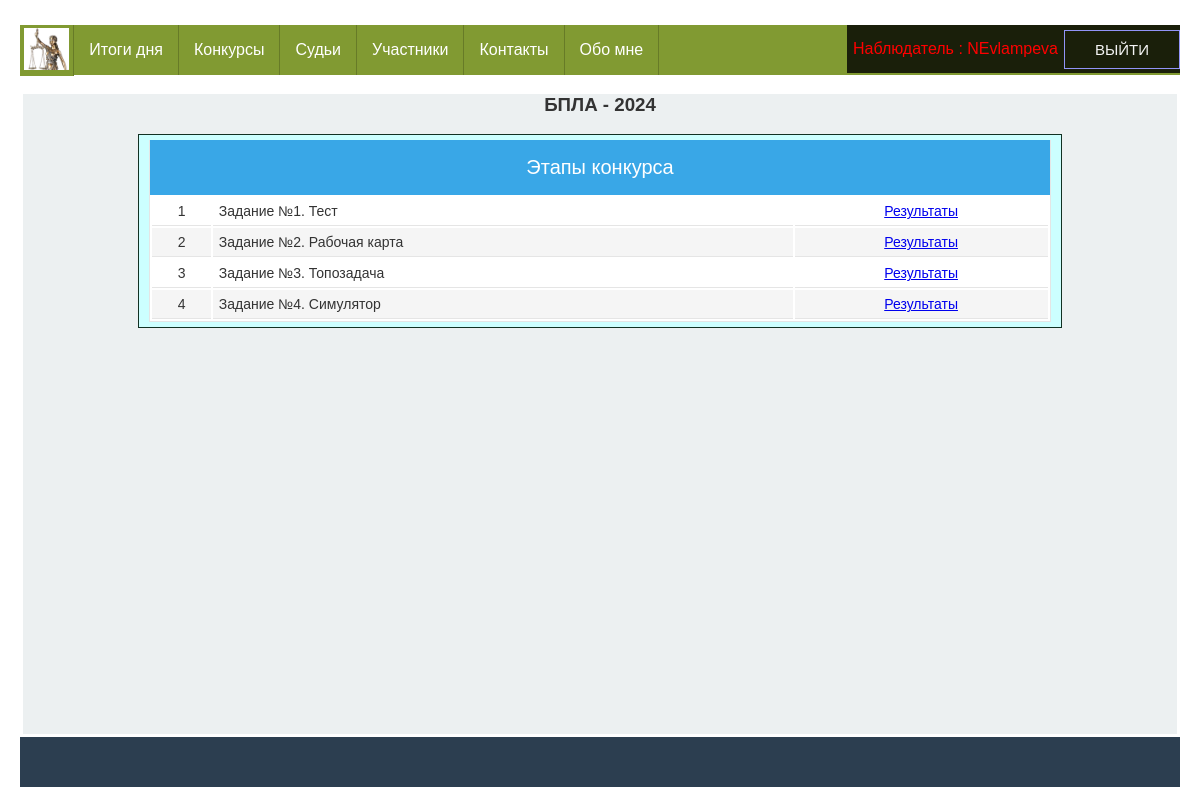
/competitions/view_competition/1/ (signed in), run on the app's committed database.
### app_for_judges/models.py (models this page shows, shortened)
class Judge(models.Model):
    STATUSES = (
        ('M', 'Главный судья'),
        ('J', 'Судья'),
        ('S', 'Секретарь'),
        ('O', 'Наблюдатель'),
    )
    class Meta:
        db_table = 'judges'
        verbose_name = _('Судья')
        verbose_name_plural = _('Судьи')
    user = models.OneToOneField(User, on_delete=models.CASCADE)
    patronymic = models.CharField(_('Отчество'), max_length=25, null=True, blank=True, default=None)
    post = models.CharField(_('Занимаемая должность'), max_length=100,
                            default='Преподаватель ОД (математика, информатика и ИКТ)')
    regalia = models.TextField(_('Заслуги и регалии'), default='Преподаватель высшей категории')
    organization = models.CharField(_('Место работы'), max_length=100, default='Оренбургское ПКУ')
    status = models.CharField(_('Статус на соревнованиях'), max_length=1,
                              choices=STATUSES, default='O')
    competitions = models.ManyToManyField(Competition, blank=True, default='Нет')

### app_for_competitions/models.py (models this page shows, shortened)
class Competition(models.Model):
    class Meta:
        db_table = 'competitions'
        verbose_name = _('Конкурс')  # наименование в админке в единственном числе
        verbose_name_plural = _('Конкурсы')  # наименование в админке во множественном числе
    name = models.CharField(_('Сокращенное название'), max_length=50, unique=True)
    fullname = models.CharField(_('Полное наименование конкурса'), max_length=200,
                                default=None)
    date = models.DateField(_('Дата проведения'),
                            help_text="Дата начала")
    active = models.BooleanField(_('Активен'), default=True)

class CompetitionTask(models.Model):
    class Meta:
        db_table = 'competition_tasks'
        verbose_name = _('Этап конкурса')
        verbose_name_plural = _('Этапы конкурсов')
    name = models.CharField(max_length=50, verbose_name=_('Название этапа'))
    competition = models.ForeignKey(Competition, on_delete=models.CASCADE, verbose_name=_('Конкурс'))
    judging = models.BooleanField(default=True, verbose_name=_('Возможность судейства'))

### app_for_competitions/views.py (the view)
# urls.py: path('view_competition/<int:pk>/', view_competition, name='view_competition'),
def view_competition(request, pk):
    competition = get_object_or_404(Competition, id=pk)
    context = {'title': f"{competition.name}"}
    competition_tasks = CompetitionTask.objects.filter(competition=competition)
    context['competition_tasks'] = competition_tasks
    context['competition_id'] = pk
    context['active'] = competition.active
    return render(request, 'app_for_competitions/view_competition_tasks.html', context)

### app_for_competitions/templates/app_for_competitions/view_competition_tasks.html (shortened to what this page needs)
{% extends 'base.html' %}
{% load static %}
{% block content %}
<h3 class="center">{{ title }}</h3>
<div class="row">
    <div class="table-caption">Этапы конкурса</div>
    <table id="table">
        <tbody>
        {% for task in competition_tasks %}
        <tr>
            <td>{{ forloop.counter }}</td>
            <td style="text-align: left">{{ task.name }}</td>
            {% if active %}
            <td><a href="{% url 'view_task_result' pk=task.id pc=competition_id %}">Результаты</a></td>
            {% endif %}
        </tr>
        {% endfor %}
        </tbody>
    </table>
</div>
{%  endblock %}

### templates/base.html (shortened to what this page needs)
<!DOCTYPE html>
{% load static %}
<html lang="ru">
<head>
    <link rel="stylesheet" href="{% static 'css/stylesheet.css' %}" type="text/css">
</head>
<body>
<div class="wrapper">
    <header>
        <ul>
            <li>
                <a class="a_menu_logo" href="{% url 'home' %}">
                    <image class="logo" src="{% static 'image/femidalittle.png' %}">
                </a>
            </li>
            <li><a class="a_menu" href="{% url 'competition_result' %}">Итоги дня</a></li>
            <li><a class="a_menu" href="{% url 'all_competitions' %}">Конкурсы</a></li>
            <li><a class="a_menu" href="{% url 'all_judges' %}">Судьи</a></li>
            <li><a class="a_menu" href="#">Участники</a>
            </li>
            <li><a class="a_menu" href="{% url 'contacts' %}">Контакты</a></li>
            <li><a class="a_menu" href="{% url 'about' %}">Обо мне</a></li>
            <div class="container enter">
                {% if user.is_authenticated %}
                <div class="user_name">{{user.judge.get_status_display }} : {{ user.username }}</div>
                <a href="{% url 'users:logout' %}" class="btn a_btn">Выйти</a>
                {% else %}
                <a href="{% url 'users:login' %}" class="btn a_btn">Войти</a>
                <a href="{% url 'users:register' %}" class="btn a_btn">Регистрация</a>
                {% endif %}
            </div>
        </ul>
    </header>
    <main>
        {% block content %}{% endblock %}
    </main>
    <footer>
    </footer>
</div>
</body>
</html>

### static/css/stylesheet.css (style rules this page uses)
.wrapper { height: 90vh; flex-direction: column; }
main { flex: 1; background-color: #ecf0f1; min-height: 80vh; margin: 3px; }
header { background-color: #2ecc71; height: 50px; }
footer { background-color: #2c3e50; color: white; height: 50px; padding: 5px; }
* { box-sizing: border-box; }
.row { overflow: hidden; max-width: 80%; min-height: 2px; background-color: #CCFFFF; margin: 0 auto; border: 1px solid #123123; padding: 5px 10px; }
.center { text-align: center; }
ul { list-style: none; margin: 0; padding-left: 0; margin-top: 25px; background: #819A32; height: 50px; }
.a_menu { text-decoration: none; background: #819A32; color: #fff; padding: 0 15px; font-family: arial; line-height: 50px; display: block; border-right: 1px solid #677B27; -moz-transition: all 0.3s 0.01s ease; -o-transition: all 0.3s 0.01s ease; -webkit-transition: all 0.3s 0.01s ease; }
.a_menu_logo { text-decoration: none; background: #819A32; color: #fff; padding: 0 4px; display: block; border-right: 1px solid #677B27; -moz-transition: all 0.3s 0.01s ease; -o-transition: all 0.3s 0.01s ease; -webkit-transition: all 0.3s 0.01s ease; }
.logo { margin: 3px auto 2px; height: 42px; }
.enter { float: right; }
li { float: left; position: relative; }
* { -moz-box-sizing: border-box; -webkit-box-sizing: border-box; box-sizing: border-box; }
html { color: #333333; font-size: 62.5%; }
body { font: normal 16px Tahoma, Geneva, Helvetica, sans-serif; margin: 0 auto; padding: 0; min-width: 1000px; }
@media only all and (min-width: 760px) { body { padding-left: 20px; padding-right: 20px; padding-right: 2rem; padding-left: 2rem; } }
table { display: block; margin: 0; border: none; background: #fff; font-size: 14px; font-size: 1.4rem; }
@media only all and (min-width: 760px) { table { display: table; width: 100%; border: 1px solid #e5e5e5; border-top: none; } }
tbody { display: block; }
@media only all and (min-width: 760px) { tbody { display: table-row-group; } }
.table-caption { display: block; width: 100%; background: #39a7e7; color: #fff; font-size: 20px; font-size: 2rem; text-align: center; height: 44px; line-height: 44px; border: none; border-bottom: 2px solid #999; }
@media only all and (min-width: 760px) { .table-caption { border: 1px solid #e5e5e5; border-top: none; border-bottom: none; height: 55px; line-height: 55px; } }
tr { position: relative; display: block; border-bottom: 1px solid #ccc; padding: 8px; padding: 0.8rem; }
tr:nth-child(even) { background: #f5f5f5; }
@media only all and (min-width: 760px) { tr { display: table-row; } }
td { display: block; border: none; position: relative; text-align: left; }
@media only all and (min-width: 760px) { td, th { display: table-cell; padding: 6px; padding: 0.6rem; border-bottom: 1px solid #e5e5e5; text-align: center; } }
td:before { content: attr(data-label); display: inline-block; width: 15%; background: #999; border-radius: 6px; height: 20px; margin: 0px 10px 0px 0px; margin: 0rem 1rem 0rem 0rem; padding: 0px 5px; padding: 0rem 0.5rem; font-size: 10px; font-size: 1rem; line-height: 20px; text-align: center; color: #fff; overflow: hidden; }
@media only all and (min-width: 560px) { td:before { width: 12%; font-size: 12px; font-size: 1.2rem; } }
@media only all and (min-width: 760px) { td:before { content: ""; display: none; } }
.container { background: linear-gradient(rgba(0, 0, 0, 0.8), rgba(0, 0, 0, 0.8)); font-family: Arial, Helvetica, sans-serif; display: flex; justify-content: center; align-items: center; height: 3em; padding: 0; margin: 0; }
.a_btn { font-size: 1.5rem; padding: 1rem 3rem; color: #f4f4f4; text-transform: uppercase; }
.btn { text-decoration: none; border: 1px solid rgb(146, 148, 248); position: relative; overflow: hidden; display: flex; justify-content: center; }
.btn:before { content: ""; position: absolute; top: 0; left: -100%; width: 100%; height: 100%; background: linear-gradient( 120deg, transparent, rgba(146, 148, 248, 0.4), transparent ); transition: all 650ms; }
.user_name { color: red; margin: 6px }

### data on the page
Competition: name "БПЛА - 2024"
CompetitionTask: name "Задание №1. Тест"
CompetitionTask: name "Задание №2. Рабочая карта"
CompetitionTask: name "Задание №3. Топозадача"
CompetitionTask: name "Задание №4. Симулятор"

### other printed values
{{ user.judge.get_status_display }} "Наблюдатель"
{{ user.username }} "NEvlampeva"
